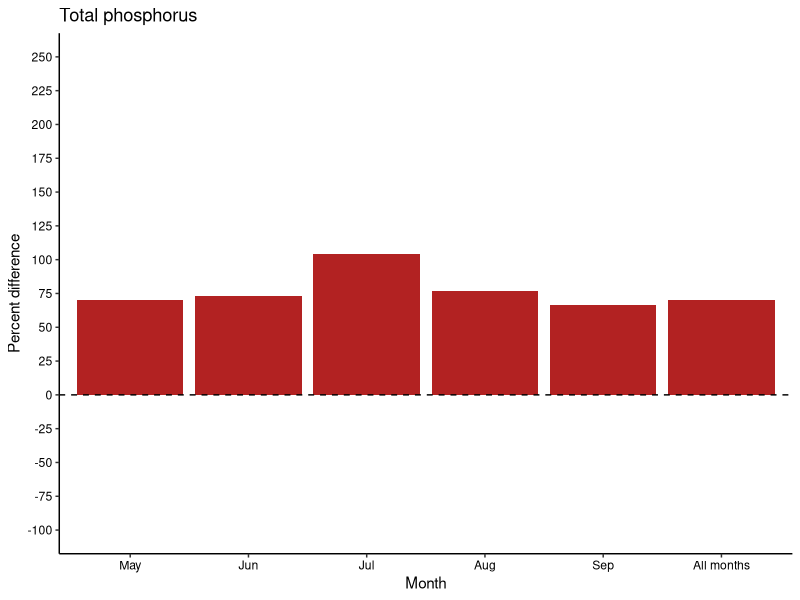
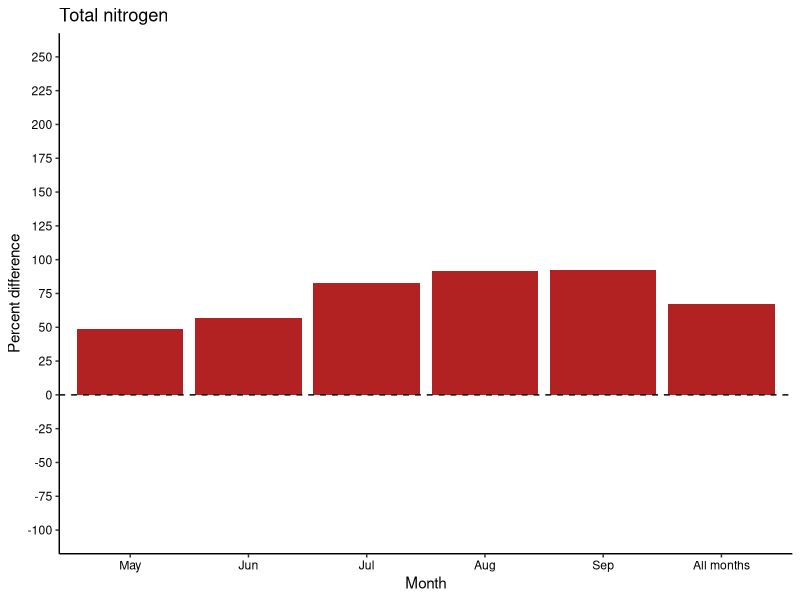
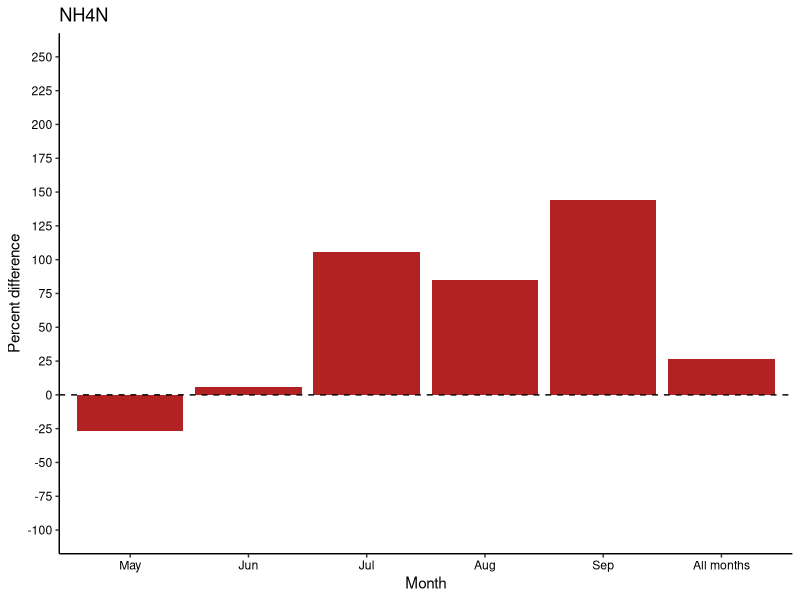
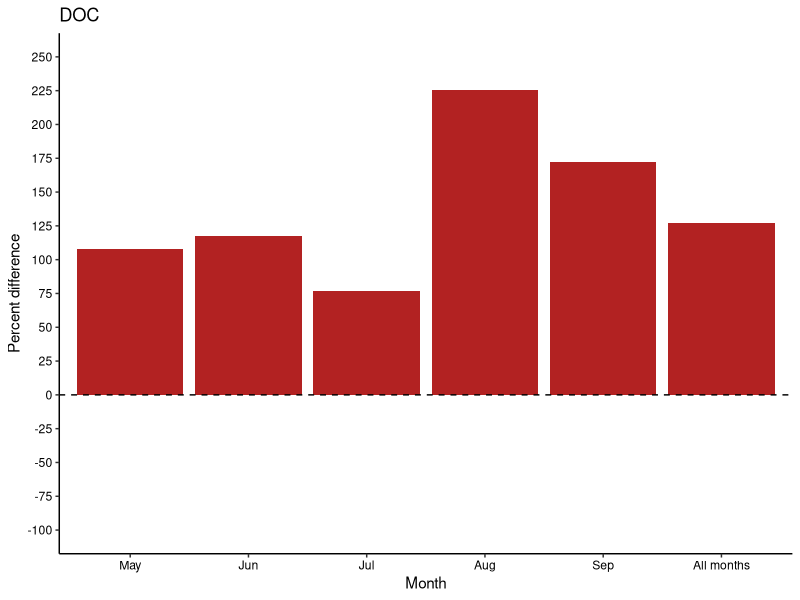
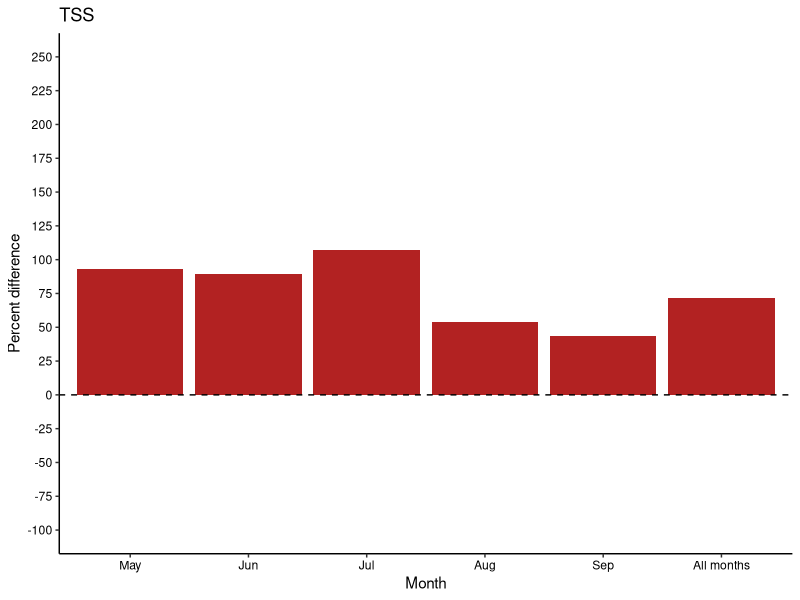
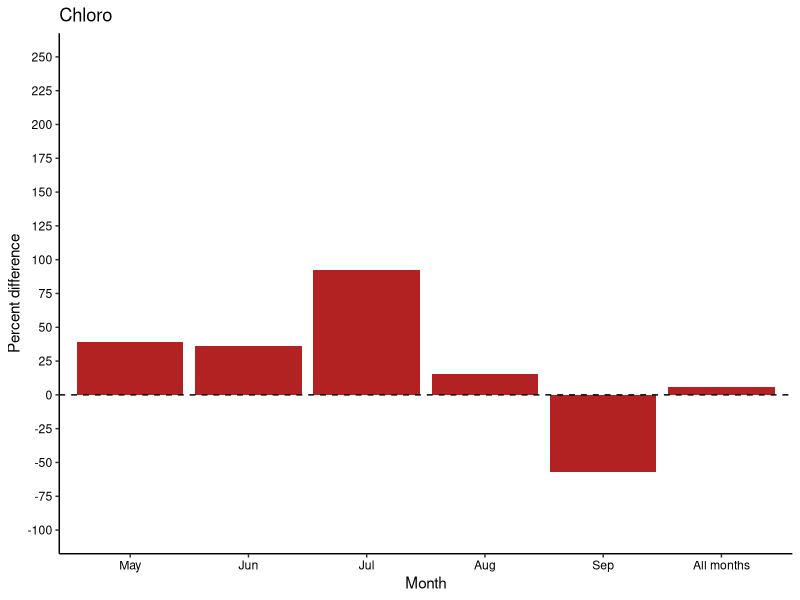
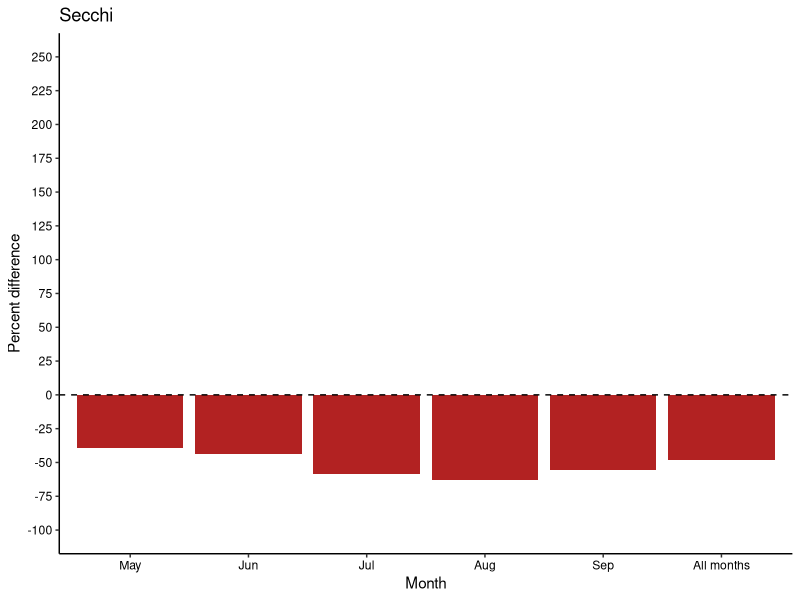
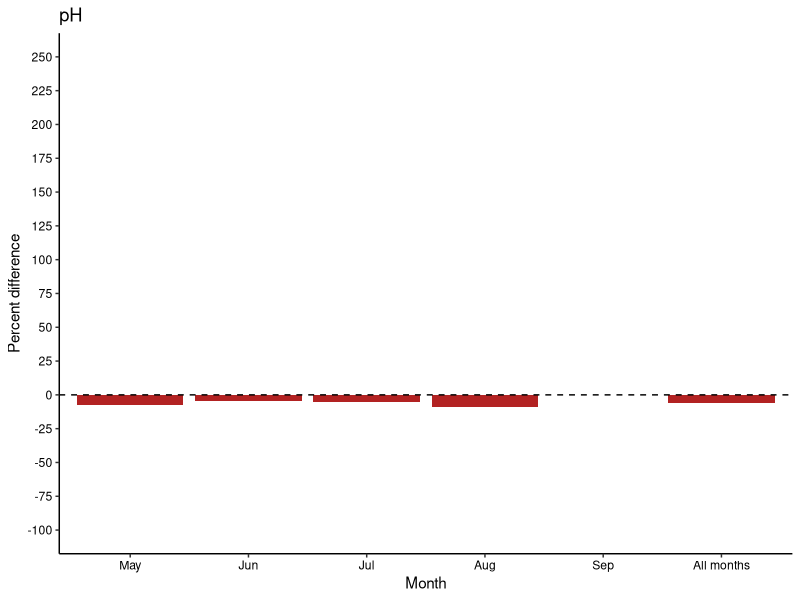

Source code (R) for these figures, in order:
################### Control vs. burned percent change #########################
# Date: 11-17-22
# updated: 12-12-22; rerun with corrected July Teamster TP data
# Author: Ian McCullough, immccull@gmail.com
###############################################################################

#### R libraries ####
library(dplyr)
library(tidyverse)

#### Input data ####
setwd("C:/Users/immcc/Documents/SplashNBurn")

# water quality
waterquality <- read.csv("Data/WaterQuality/combined_lab_field_may_sep.csv")

#### Main program ####
month_order <- c('May','Jun','Jul','Aug','Sep')
common_y_limits <- c(-100,250)
common_y_breaks <- seq(-100,250,25)

## TP
TP <- waterquality[,c('TP_ppb','Month_factor','Type')]
TP_burned <- subset(TP, Type=='Burned')
TP_control <- subset(TP, Type=='Control')
TP_burned_median <- median(TP_burned$TP_ppb, na.rm=T)
TP_control_median <- median(TP_control$TP_ppb, na.rm=T)

TP_byMonth_burned <- TP_burned %>%
  dplyr::group_by(Month_factor) %>%
  dplyr::summarize(TP_MedianBurned=median(TP_ppb, na.rm=T),
                   nTP_burned=sum(!is.na(TP_ppb)))

TP_byMonth_control <- TP_control %>%
  dplyr::group_by(Month_factor) %>%
  dplyr::summarize(TP_MedianControl=median(TP_ppb, na.rm=T),
                   nTP_control=sum(!is.na(TP_ppb)))

TP_byMonth <- merge(TP_byMonth_burned, TP_byMonth_control, by='Month_factor', all=T)
TP_byMonth <- TP_byMonth %>%
  mutate(Month_factor =  factor(Month_factor, levels = month_order)) %>%
  arrange(Month_factor)
TP_byMonth[6,] <- c('All months', TP_burned_median, NA, TP_control_median,NA)
TP_byMonth$Month_factor <- c('May','Jun','Jul','Aug','Sep','All months')
TP_byMonth[,c(2:5)] <- TP_byMonth[,c(2:5)] %>% mutate_if(is.character, as.numeric)
TP_byMonth$TP_MedianDiffPct <- ((TP_byMonth$TP_MedianBurned - TP_byMonth$TP_MedianControl)/TP_byMonth$TP_MedianControl)*100
TP_byMonth$TP_MedianDiffAbs <-  TP_byMonth$TP_MedianBurned - TP_byMonth$TP_MedianControl
TP_byMonth[6,3] <- sum(TP_byMonth$nTP_burned, na.rm=T)
TP_byMonth[6,5] <- sum(TP_byMonth$nTP_control, na.rm=T)
TP_formatted <- data.frame(Month=c(month_order, 'All months'), 
                           TP_burned=paste0(TP_byMonth$TP_MedianBurned, ', ', TP_byMonth$nTP_burned),
                           TP_control=paste0(TP_byMonth$TP_MedianControl, ', ', TP_byMonth$nTP_control),
                           TP_diff=paste0(TP_byMonth$TP_MedianDiffAbs, ', ', round(TP_byMonth$TP_MedianDiffPct,2), '%'))

TP_byMonth$Month_factor <- factor(TP_byMonth$Month_factor ,                                    # Change ordering manually
                  levels = c("May", "Jun", "Jul", "Aug", "Sep","All months"))

# basic plot
ggplot(TP_byMonth, aes(x=Month_factor, y=TP_MedianDiffPct))+
  geom_bar(stat='identity', fill='firebrick')+
  theme_classic()+
  scale_y_continuous('Percent difference',limits=common_y_limits, breaks=common_y_breaks)+
  scale_x_discrete('Month')+
  theme(axis.title.y=element_text(color='black'),
        axis.title.x=element_text(color='black'),
        axis.text.y=element_text(color='black'),
        axis.text.x=element_text(color='black'))+
  ggtitle('Total phosphorus')+
  geom_hline(yintercept = 0, linetype='dashed')


## TN
TN <- waterquality[,c('TN_ppb','Month_factor','Type')]
TN_burned <- subset(TN, Type=='Burned')
TN_control <- subset(TN, Type=='Control')
TN_burned_median <- median(TN_burned$TN_ppb, na.rm=T)
TN_control_median <- median(TN_control$TN_ppb, na.rm=T)

TN_byMonth_burned <- TN_burned %>%
  dplyr::group_by(Month_factor) %>%
  dplyr::summarize(TN_MedianBurned=median(TN_ppb, na.rm=T),
                   nTN_burned=sum(!is.na(TN_ppb)))

TN_byMonth_control <- TN_control %>%
  dplyr::group_by(Month_factor) %>%
  dplyr::summarize(TN_MedianControl=median(TN_ppb, na.rm=T),
                   nTN_control=sum(!is.na(TN_ppb)))

TN_byMonth <- merge(TN_byMonth_burned, TN_byMonth_control, by='Month_factor', all=T)
TN_byMonth <- TN_byMonth %>%
  mutate(Month_factor =  factor(Month_factor, levels = month_order)) %>%
  arrange(Month_factor)
TN_byMonth[6,] <- c('All months', TN_burned_median, NA, TN_control_median,NA)
TN_byMonth$Month_factor <- c('May','Jun','Jul','Aug','Sep','All months')
TN_byMonth[,c(2:5)] <- TN_byMonth[,c(2:5)] %>% mutate_if(is.character, as.numeric)
TN_byMonth$TN_MedianDiffPct <- ((TN_byMonth$TN_MedianBurned - TN_byMonth$TN_MedianControl)/TN_byMonth$TN_MedianControl)*100
TN_byMonth$TN_MedianDiffAbs <-  TN_byMonth$TN_MedianBurned - TN_byMonth$TN_MedianControl
TN_byMonth[6,3] <- sum(TN_byMonth$nTN_burned, na.rm=T)
TN_byMonth[6,5] <- sum(TN_byMonth$nTN_control, na.rm=T)
TN_formatted <- data.frame(Month=c(month_order, 'All months'), 
                           TN_burned=paste0(TN_byMonth$TN_MedianBurned, ', ', TN_byMonth$nTN_burned),
                           TN_control=paste0(TN_byMonth$TN_MedianControl, ', ', TN_byMonth$nTN_control),
                           TN_diff=paste0(TN_byMonth$TN_MedianDiffAbs, ', ', round(TN_byMonth$TN_MedianDiffPct,2), '%'))

TN_byMonth$Month_factor <- factor(TN_byMonth$Month_factor ,                                    # Change ordering manually
                                  levels = c("May", "Jun", "Jul", "Aug", "Sep","All months"))

# basic plot
ggplot(TN_byMonth, aes(x=Month_factor, y=TN_MedianDiffPct))+
  geom_bar(stat='identity', fill='firebrick')+
  theme_classic()+
  scale_y_continuous('Percent difference',limits=common_y_limits, breaks=common_y_breaks)+
  scale_x_discrete('Month')+
  theme(axis.title.y=element_text(color='black'),
        axis.title.x=element_text(color='black'),
        axis.text.y=element_text(color='black'),
        axis.text.x=element_text(color='black'))+
  ggtitle('Total nitrogen')+
  geom_hline(yintercept = 0, linetype='dashed')

# ## NO2NO3 # why so many 0s?
# NO2NO3 <- waterquality[,c('NO2NO3_ppb','Month_factor','Type')]
# NO2NO3_burned <- subset(NO2NO3, Type=='Burned')
# NO2NO3_control <- subset(NO2NO3, Type=='Control')
# 
# NO2NO3_byMonth_burned <- NO2NO3_burned %>%
#   group_by(Month_factor) %>%
#   summarize(NO2NO3_MedianBurned=median(NO2NO3_ppb, na.rm=T))
# 
# NO2NO3_byMonth_control <- NO2NO3_control %>%
#   group_by(Month_factor) %>%
#   summarize(NO2NO3_MedianControl=median(NO2NO3_ppb, na.rm=T))
# 
# NO2NO3_byMonth <- merge(NO2NO3_byMonth_burned, NO2NO3_byMonth_control, by='Month_factor', all=T)
# NO2NO3_byMonth <- NO2NO3_byMonth %>%
#   mutate(Month_factor =  factor(Month_factor, levels = month_order)) %>%
#   arrange(Month_factor)
# NO2NO3_byMonth$NO2NO3_MedianDiff <- ((NO2NO3_byMonth$NO2NO3_MedianBurned - NO2NO3_byMonth$NO2NO3_MedianControl)/NO2NO3_byMonth$NO2NO3_MedianControl)*100
# 
# # basic plot
# ggplot(NO2NO3_byMonth, aes(x=Month_factor, y=NO2NO3_MedianDiff))+
#   geom_bar(stat='identity', fill='firebrick')+
#   theme_classic()+
#   scale_y_continuous('Percent difference',limits=common_y_limits, breaks=common_y_breaks)+
#   scale_x_discrete('Month')+
#   theme(axis.title.y=element_text(color='black'),
#         axis.title.x=element_text(color='black'),
#         axis.text.y=element_text(color='black'),
#         axis.text.x=element_text(color='black'))+
#   ggtitle('NO2NO3')+
#   geom_hline(yintercept = 0, linetype='dashed')


## NH4N
NH4N <- waterquality[,c('NH4N_ppb','Month_factor','Type')]
NH4N_burned <- subset(NH4N, Type=='Burned')
NH4N_control <- subset(NH4N, Type=='Control')
NH4N_burned_median <- median(NH4N_burned$NH4N_ppb, na.rm=T)
NH4N_control_median <- median(NH4N_control$NH4N_ppb, na.rm=T)

NH4N_byMonth_burned <- NH4N_burned %>%
  dplyr::group_by(Month_factor) %>%
  dplyr::summarize(NH4N_MedianBurned=median(NH4N_ppb, na.rm=T),
                   nNH4N_burned=sum(!is.na(NH4N_ppb)))

NH4N_byMonth_control <- NH4N_control %>%
  dplyr::group_by(Month_factor) %>%
  dplyr::summarize(NH4N_MedianControl=median(NH4N_ppb, na.rm=T),
                   nNH4N_control=sum(!is.na(NH4N_ppb)))

NH4N_byMonth <- merge(NH4N_byMonth_burned, NH4N_byMonth_control, by='Month_factor', all=T)
NH4N_byMonth <- NH4N_byMonth %>%
  mutate(Month_factor =  factor(Month_factor, levels = month_order)) %>%
  arrange(Month_factor)
NH4N_byMonth[6,] <- c('All months', NH4N_burned_median, NA, NH4N_control_median,NA)
NH4N_byMonth$Month_factor <- c('May','Jun','Jul','Aug','Sep','All months')
NH4N_byMonth[,c(2:5)] <- NH4N_byMonth[,c(2:5)] %>% mutate_if(is.character, as.numeric)
NH4N_byMonth$NH4N_MedianDiffPct <- ((NH4N_byMonth$NH4N_MedianBurned - NH4N_byMonth$NH4N_MedianControl)/NH4N_byMonth$NH4N_MedianControl)*100
NH4N_byMonth$NH4N_MedianDiffAbs <-  NH4N_byMonth$NH4N_MedianBurned - NH4N_byMonth$NH4N_MedianControl
NH4N_byMonth[6,3] <- sum(NH4N_byMonth$nNH4N_burned, na.rm=T)
NH4N_byMonth[6,5] <- sum(NH4N_byMonth$nNH4N_control, na.rm=T)
NH4N_formatted <- data.frame(Month=c(month_order, 'All months'), 
                             NH4N_burned=paste0(NH4N_byMonth$NH4N_MedianBurned, ', ', NH4N_byMonth$nNH4N_burned),
                             NH4N_control=paste0(NH4N_byMonth$NH4N_MedianControl, ', ', NH4N_byMonth$nNH4N_control),
                             NH4N_diff=paste0(NH4N_byMonth$NH4N_MedianDiffAbs, ', ', round(NH4N_byMonth$NH4N_MedianDiffPct,2), '%'))

NH4N_byMonth$Month_factor <- factor(NH4N_byMonth$Month_factor ,                                    # Change ordering manually
                                    levels = c("May", "Jun", "Jul", "Aug", "Sep","All months"))

# basic plot
ggplot(NH4N_byMonth, aes(x=Month_factor, y=NH4N_MedianDiffPct))+
  geom_bar(stat='identity', fill='firebrick')+
  theme_classic()+
  scale_y_continuous('Percent difference',limits=common_y_limits, breaks=common_y_breaks)+
  scale_x_discrete('Month')+
  theme(axis.title.y=element_text(color='black'),
        axis.title.x=element_text(color='black'),
        axis.text.y=element_text(color='black'),
        axis.text.x=element_text(color='black'))+
  ggtitle('NH4N')+
  geom_hline(yintercept = 0, linetype='dashed')

## DOC
DOC <- waterquality[,c('DOC_ppm','Month_factor','Type')]
DOC_burned <- subset(DOC, Type=='Burned')
DOC_control <- subset(DOC, Type=='Control')
DOC_burned_median <- median(DOC_burned$DOC_ppm, na.rm=T)
DOC_control_median <- median(DOC_control$DOC_ppm, na.rm=T)

DOC_byMonth_burned <- DOC_burned %>%
  dplyr::group_by(Month_factor) %>%
  dplyr::summarize(DOC_MedianBurned=median(DOC_ppm, na.rm=T),
                   nDOC_burned=sum(!is.na(DOC_ppm)))

DOC_byMonth_control <- DOC_control %>%
  dplyr::group_by(Month_factor) %>%
  dplyr::summarize(DOC_MedianControl=median(DOC_ppm, na.rm=T),
                   nDOC_control=sum(!is.na(DOC_ppm)))

DOC_byMonth <- merge(DOC_byMonth_burned, DOC_byMonth_control, by='Month_factor', all=T)
DOC_byMonth <- DOC_byMonth %>%
  mutate(Month_factor =  factor(Month_factor, levels = month_order)) %>%
  arrange(Month_factor)
DOC_byMonth[6,] <- c('All months', DOC_burned_median, NA, DOC_control_median,NA)
DOC_byMonth$Month_factor <- c('May','Jun','Jul','Aug','Sep','All months')
DOC_byMonth[,c(2:5)] <- DOC_byMonth[,c(2:5)] %>% mutate_if(is.character, as.numeric)
DOC_byMonth$DOC_MedianDiffPct <- ((DOC_byMonth$DOC_MedianBurned - DOC_byMonth$DOC_MedianControl)/DOC_byMonth$DOC_MedianControl)*100
DOC_byMonth$DOC_MedianDiffAbs <-  DOC_byMonth$DOC_MedianBurned - DOC_byMonth$DOC_MedianControl
DOC_byMonth[6,3] <- sum(DOC_byMonth$nDOC_burned, na.rm=T)
DOC_byMonth[6,5] <- sum(DOC_byMonth$nDOC_control, na.rm=T)
DOC_formatted <- data.frame(Month=c(month_order, 'All months'), 
                            DOC_burned=paste0(DOC_byMonth$DOC_MedianBurned, ', ', DOC_byMonth$nDOC_burned),
                            DOC_control=paste0(DOC_byMonth$DOC_MedianControl, ', ', DOC_byMonth$nDOC_control),
                            DOC_diff=paste0(DOC_byMonth$DOC_MedianDiffAbs, ', ', round(DOC_byMonth$DOC_MedianDiffPct,2), '%'))

DOC_byMonth$Month_factor <- factor(DOC_byMonth$Month_factor ,                                    # Change ordering manually
                                   levels = c("May", "Jun", "Jul", "Aug", "Sep","All months"))

# basic plot
ggplot(DOC_byMonth, aes(x=Month_factor, y=DOC_MedianDiffPct))+
  geom_bar(stat='identity', fill='firebrick')+
  theme_classic()+
  scale_y_continuous('Percent difference',limits=common_y_limits, breaks=common_y_breaks)+
  scale_x_discrete('Month')+
  theme(axis.title.y=element_text(color='black'),
        axis.title.x=element_text(color='black'),
        axis.text.y=element_text(color='black'),
        axis.text.x=element_text(color='black'))+
  ggtitle('DOC')+
  geom_hline(yintercept = 0, linetype='dashed')


## TSS
TSS <- waterquality[,c('TSS_mgL','Month_factor','Type')]
TSS_burned <- subset(TSS, Type=='Burned')
TSS_control <- subset(TSS, Type=='Control')
TSS_burned_median <- median(TSS_burned$TSS_mgL, na.rm=T)
TSS_control_median <- median(TSS_control$TSS_mgL, na.rm=T)

TSS_byMonth_burned <- TSS_burned %>%
  dplyr::group_by(Month_factor) %>%
  dplyr::summarize(TSS_MedianBurned=median(TSS_mgL, na.rm=T),
                   nTSS_burned=sum(!is.na(TSS_mgL)))

TSS_byMonth_control <- TSS_control %>%
  dplyr::group_by(Month_factor) %>%
  dplyr::summarize(TSS_MedianControl=median(TSS_mgL, na.rm=T),
                   nTSS_control=sum(!is.na(TSS_mgL)))

TSS_byMonth <- merge(TSS_byMonth_burned, TSS_byMonth_control, by='Month_factor', all=T)
TSS_byMonth <- TSS_byMonth %>%
  mutate(Month_factor =  factor(Month_factor, levels = month_order)) %>%
  arrange(Month_factor)
TSS_byMonth[6,] <- c('All months', TSS_burned_median, NA, TSS_control_median,NA)
TSS_byMonth$Month_factor <- c('May','Jun','Jul','Aug','Sep','All months')
TSS_byMonth[,c(2:5)] <- TSS_byMonth[,c(2:5)] %>% mutate_if(is.character, as.numeric)
TSS_byMonth$TSS_MedianDiffPct <- ((TSS_byMonth$TSS_MedianBurned - TSS_byMonth$TSS_MedianControl)/TSS_byMonth$TSS_MedianControl)*100
TSS_byMonth$TSS_MedianDiffAbs <-  TSS_byMonth$TSS_MedianBurned - TSS_byMonth$TSS_MedianControl
TSS_byMonth[6,3] <- sum(TSS_byMonth$nTSS_burned, na.rm=T)
TSS_byMonth[6,5] <- sum(TSS_byMonth$nTSS_control, na.rm=T)
TSS_formatted <- data.frame(Month=c(month_order, 'All months'), 
                            TSS_burned=paste0(TSS_byMonth$TSS_MedianBurned, ', ', TSS_byMonth$nTSS_burned),
                            TSS_control=paste0(TSS_byMonth$TSS_MedianControl, ', ', TSS_byMonth$nTSS_control),
                            TSS_diff=paste0(TSS_byMonth$TSS_MedianDiffAbs, ', ', round(TSS_byMonth$TSS_MedianDiffPct,2), '%'))

TSS_byMonth$Month_factor <- factor(TSS_byMonth$Month_factor ,                                    # Change ordering manually
                                   levels = c("May", "Jun", "Jul", "Aug", "Sep","All months"))

# basic plot
ggplot(TSS_byMonth, aes(x=Month_factor, y=TSS_MedianDiffPct))+
  geom_bar(stat='identity', fill='firebrick')+
  theme_classic()+
  scale_y_continuous('Percent difference',limits=common_y_limits, breaks=common_y_breaks)+
  scale_x_discrete('Month')+
  theme(axis.title.y=element_text(color='black'),
        axis.title.x=element_text(color='black'),
        axis.text.y=element_text(color='black'),
        axis.text.x=element_text(color='black'))+
  ggtitle('TSS')+
  geom_hline(yintercept = 0, linetype='dashed')


## Chloro
Chloro <- waterquality[,c('Chloro_ppb','Month_factor','Type')]
Chloro_burned <- subset(Chloro, Type=='Burned')
Chloro_control <- subset(Chloro, Type=='Control')
Chloro_burned_median <- median(Chloro_burned$Chloro_ppb, na.rm=T)
Chloro_control_median <- median(Chloro_control$Chloro_ppb, na.rm=T)

Chloro_byMonth_burned <- Chloro_burned %>%
  dplyr::group_by(Month_factor) %>%
  dplyr::summarize(Chloro_MedianBurned=median(Chloro_ppb, na.rm=T),
                   nChloro_burned=sum(!is.na(Chloro_ppb)))

Chloro_byMonth_control <- Chloro_control %>%
  dplyr::group_by(Month_factor) %>%
  dplyr::summarize(Chloro_MedianControl=median(Chloro_ppb, na.rm=T),
                   nChloro_control=sum(!is.na(Chloro_ppb)))

Chloro_byMonth <- merge(Chloro_byMonth_burned, Chloro_byMonth_control, by='Month_factor', all=T)
Chloro_byMonth <- Chloro_byMonth %>%
  mutate(Month_factor =  factor(Month_factor, levels = month_order)) %>%
  arrange(Month_factor)
Chloro_byMonth[6,] <- c('All months', Chloro_burned_median, NA, Chloro_control_median,NA)
Chloro_byMonth$Month_factor <- c('May','Jun','Jul','Aug','Sep','All months')
Chloro_byMonth[,c(2:5)] <- Chloro_byMonth[,c(2:5)] %>% mutate_if(is.character, as.numeric)
Chloro_byMonth$Chloro_MedianDiffPct <- ((Chloro_byMonth$Chloro_MedianBurned - Chloro_byMonth$Chloro_MedianControl)/Chloro_byMonth$Chloro_MedianControl)*100
Chloro_byMonth$Chloro_MedianDiffAbs <-  Chloro_byMonth$Chloro_MedianBurned - Chloro_byMonth$Chloro_MedianControl
Chloro_byMonth[6,3] <- sum(Chloro_byMonth$nChloro_burned, na.rm=T)
Chloro_byMonth[6,5] <- sum(Chloro_byMonth$nChloro_control, na.rm=T)
Chloro_formatted <- data.frame(Month=c(month_order, 'All months'), 
                               Chloro_burned=paste0(Chloro_byMonth$Chloro_MedianBurned, ', ', Chloro_byMonth$nChloro_burned),
                               Chloro_control=paste0(Chloro_byMonth$Chloro_MedianControl, ', ', Chloro_byMonth$nChloro_control),
                               Chloro_diff=paste0(Chloro_byMonth$Chloro_MedianDiffAbs, ', ', round(Chloro_byMonth$Chloro_MedianDiffPct,2), '%'))

Chloro_byMonth$Month_factor <- factor(Chloro_byMonth$Month_factor ,                                    # Change ordering manually
                                      levels = c("May", "Jun", "Jul", "Aug", "Sep","All months"))

# basic plot
ggplot(Chloro_byMonth, aes(x=Month_factor, y=Chloro_MedianDiffPct))+
  geom_bar(stat='identity', fill='firebrick')+
  theme_classic()+
  scale_y_continuous('Percent difference',limits=common_y_limits, breaks=common_y_breaks)+
  scale_x_discrete('Month')+
  theme(axis.title.y=element_text(color='black'),
        axis.title.x=element_text(color='black'),
        axis.text.y=element_text(color='black'),
        axis.text.x=element_text(color='black'))+
  ggtitle('Chloro')+
  geom_hline(yintercept = 0, linetype='dashed')


## Secchi
Secchi <- waterquality[,c('SecchiDepth_m','Month_factor','Type')]
Secchi_burned <- subset(Secchi, Type=='Burned')
Secchi_control <- subset(Secchi, Type=='Control')
Secchi_burned_median <- median(Secchi_burned$SecchiDepth_m, na.rm=T)
Secchi_control_median <- median(Secchi_control$SecchiDepth_m, na.rm=T)

Secchi_byMonth_burned <- Secchi_burned %>%
  dplyr::group_by(Month_factor) %>%
  dplyr::summarize(Secchi_MedianBurned=median(SecchiDepth_m, na.rm=T),
                   nSecchi_burned=sum(!is.na(SecchiDepth_m)))

Secchi_byMonth_control <- Secchi_control %>%
  dplyr::group_by(Month_factor) %>%
  dplyr::summarize(Secchi_MedianControl=median(SecchiDepth_m, na.rm=T),
                   nSecchi_control=sum(!is.na(SecchiDepth_m)))

Secchi_byMonth <- merge(Secchi_byMonth_burned, Secchi_byMonth_control, by='Month_factor', all=T)
Secchi_byMonth <- Secchi_byMonth %>%
  mutate(Month_factor =  factor(Month_factor, levels = month_order)) %>%
  arrange(Month_factor)
Secchi_byMonth[6,] <- c('All months', Secchi_burned_median, NA, Secchi_control_median,NA)
Secchi_byMonth$Month_factor <- c('May','Jun','Jul','Aug','Sep','All months')
Secchi_byMonth[,c(2:5)] <- Secchi_byMonth[,c(2:5)] %>% mutate_if(is.character, as.numeric)
Secchi_byMonth$Secchi_MedianDiffPct <- ((Secchi_byMonth$Secchi_MedianBurned - Secchi_byMonth$Secchi_MedianControl)/Secchi_byMonth$Secchi_MedianControl)*100
Secchi_byMonth$Secchi_MedianDiffAbs <-  Secchi_byMonth$Secchi_MedianBurned - Secchi_byMonth$Secchi_MedianControl
Secchi_byMonth[6,3] <- sum(Secchi_byMonth$nSecchi_burned, na.rm=T)
Secchi_byMonth[6,5] <- sum(Secchi_byMonth$nSecchi_control, na.rm=T)
Secchi_formatted <- data.frame(Month=c(month_order, 'All months'), 
                               Secchi_burned=paste0(Secchi_byMonth$Secchi_MedianBurned, ', ', Secchi_byMonth$nSecchi_burned),
                               Secchi_control=paste0(Secchi_byMonth$Secchi_MedianControl, ', ', Secchi_byMonth$nSecchi_control),
                               Secchi_diff=paste0(Secchi_byMonth$Secchi_MedianDiffAbs, ', ', round(Secchi_byMonth$Secchi_MedianDiffPct,2), '%'))

Secchi_byMonth$Month_factor <- factor(Secchi_byMonth$Month_factor ,                                    # Change ordering manually
                                      levels = c("May", "Jun", "Jul", "Aug", "Sep","All months"))

# basic plot
ggplot(Secchi_byMonth, aes(x=Month_factor, y=Secchi_MedianDiffPct))+
  geom_bar(stat='identity', fill='firebrick')+
  theme_classic()+
  scale_y_continuous('Percent difference',limits=common_y_limits, breaks=common_y_breaks)+
  scale_x_discrete('Month')+
  theme(axis.title.y=element_text(color='black'),
        axis.title.x=element_text(color='black'),
        axis.text.y=element_text(color='black'),
        axis.text.x=element_text(color='black'))+
  ggtitle('Secchi')+
  geom_hline(yintercept = 0, linetype='dashed')


## pH
pH <- waterquality[,c('pH','Month_factor','Type')]
pH_burned <- subset(pH, Type=='Burned')
pH_control <- subset(pH, Type=='Control')
pH_burned_median <- median(pH_burned$pH, na.rm=T)
pH_control_median <- median(pH_control$pH, na.rm=T)

pH_byMonth_burned <- pH_burned %>%
  dplyr::group_by(Month_factor) %>%
  dplyr::summarize(pH_MedianBurned=median(pH, na.rm=T),
                   npH_burned=sum(!is.na(pH)))

pH_byMonth_control <- pH_control %>%
  dplyr::group_by(Month_factor) %>%
  dplyr::summarize(pH_MedianControl=median(pH, na.rm=T),
                   npH_control=sum(!is.na(pH)))

pH_byMonth <- merge(pH_byMonth_burned, pH_byMonth_control, by='Month_factor', all=T)
pH_byMonth <- pH_byMonth %>%
  mutate(Month_factor =  factor(Month_factor, levels = month_order)) %>%
  arrange(Month_factor)
pH_byMonth[6,] <- c('All months', pH_burned_median, NA, pH_control_median,NA)
pH_byMonth$Month_factor <- c('May','Jun','Jul','Aug','Sep','All months')
pH_byMonth[,c(2:5)] <- pH_byMonth[,c(2:5)] %>% mutate_if(is.character, as.numeric)
pH_byMonth$pH_MedianDiffPct <- ((pH_byMonth$pH_MedianBurned - pH_byMonth$pH_MedianControl)/pH_byMonth$pH_MedianControl)*100
pH_byMonth$pH_MedianDiffAbs <-  pH_byMonth$pH_MedianBurned - pH_byMonth$pH_MedianControl
pH_byMonth[6,3] <- sum(pH_byMonth$npH_burned, na.rm=T)
pH_byMonth[6,5] <- sum(pH_byMonth$npH_control, na.rm=T)
pH_formatted <- data.frame(Month=c(month_order, 'All months'), 
                           pH_burned=paste0(pH_byMonth$pH_MedianBurned, ', ', pH_byMonth$npH_burned),
                           pH_control=paste0(pH_byMonth$pH_MedianControl, ', ', pH_byMonth$npH_control),
                           pH_diff=paste0(pH_byMonth$pH_MedianDiffAbs, ', ', round(pH_byMonth$pH_MedianDiffPct,2), '%'))

pH_byMonth$Month_factor <- factor(pH_byMonth$Month_factor ,                                    # Change ordering manually
                                  levels = c("May", "Jun", "Jul", "Aug", "Sep","All months"))

# basic plot
ggplot(pH_byMonth, aes(x=Month_factor, y=pH_MedianDiffPct))+
  geom_bar(stat='identity', fill='firebrick')+
  theme_classic()+
  scale_y_continuous('Percent difference',limits=common_y_limits, breaks=common_y_breaks)+
  scale_x_discrete('Month')+
  theme(axis.title.y=element_text(color='black'),
        axis.title.x=element_text(color='black'),
        axis.text.y=element_text(color='black'),
        axis.text.x=element_text(color='black'))+
  ggtitle('pH')+
  geom_hline(yintercept = 0, linetype='dashed')

## WaterTemp_C
WaterTemp_C <- waterquality[,c('WaterTemp_C','Month_factor','Type')]
WaterTemp_C_burned <- subset(WaterTemp_C, Type=='Burned')
WaterTemp_C_control <- subset(WaterTemp_C, Type=='Control')
WaterTemp_C_burned_median <- median(WaterTemp_C_burned$WaterTemp_C, na.rm=T)
WaterTemp_C_control_median <- median(WaterTemp_C_control$WaterTemp_C, na.rm=T)

WaterTemp_C_byMonth_burned <- WaterTemp_C_burned %>%
  dplyr::group_by(Month_factor) %>%
  dplyr::summarize(WaterTemp_C_MedianBurned=median(WaterTemp_C, na.rm=T),
                   nWaterTemp_C_burned=sum(!is.na(WaterTemp_C)))

WaterTemp_C_byMonth_control <- WaterTemp_C_control %>%
  dplyr::group_by(Month_factor) %>%
  dplyr::summarize(WaterTemp_C_MedianControl=median(WaterTemp_C, na.rm=T),
                   nWaterTemp_C_control=sum(!is.na(WaterTemp_C)))

WaterTemp_C_byMonth <- merge(WaterTemp_C_byMonth_burned, WaterTemp_C_byMonth_control, by='Month_factor', all=T)
WaterTemp_C_byMonth <- WaterTemp_C_byMonth %>%
  mutate(Month_factor =  factor(Month_factor, levels = month_order)) %>%
  arrange(Month_factor)
WaterTemp_C_byMonth[6,] <- c('All months', WaterTemp_C_burned_median, NA, WaterTemp_C_control_median,NA)
WaterTemp_C_byMonth$Month_factor <- c('May','Jun','Jul','Aug','Sep','All months')
WaterTemp_C_byMonth[,c(2:5)] <- WaterTemp_C_byMonth[,c(2:5)] %>% mutate_if(is.character, as.numeric)
WaterTemp_C_byMonth$WaterTemp_C_MedianDiffPct <- ((WaterTemp_C_byMonth$WaterTemp_C_MedianBurned - WaterTemp_C_byMonth$WaterTemp_C_MedianControl)/WaterTemp_C_byMonth$WaterTemp_C_MedianControl)*100
WaterTemp_C_byMonth$WaterTemp_C_MedianDiffAbs <-  WaterTemp_C_byMonth$WaterTemp_C_MedianBurned - WaterTemp_C_byMonth$WaterTemp_C_MedianControl
WaterTemp_C_byMonth[6,3] <- sum(WaterTemp_C_byMonth$nWaterTemp_C_burned, na.rm=T)
WaterTemp_C_byMonth[6,5] <- sum(WaterTemp_C_byMonth$nWaterTemp_C_control, na.rm=T)
WaterTemp_C_formatted <- data.frame(Month=c(month_order, 'All months'), 
                                    WaterTemp_C_burned=paste0(WaterTemp_C_byMonth$WaterTemp_C_MedianBurned, ', ', WaterTemp_C_byMonth$nWaterTemp_C_burned),
                                    WaterTemp_C_control=paste0(WaterTemp_C_byMonth$WaterTemp_C_MedianControl, ', ', WaterTemp_C_byMonth$nWaterTemp_C_control),
                                    WaterTemp_C_diff=paste0(WaterTemp_C_byMonth$WaterTemp_C_MedianDiffAbs, ', ', round(WaterTemp_C_byMonth$WaterTemp_C_MedianDiffPct,2), '%'))

WaterTemp_C_byMonth$Month_factor <- factor(WaterTemp_C_byMonth$Month_factor ,                                    # Change ordering manually
                                           levels = c("May", "Jun", "Jul", "Aug", "Sep","All months"))

# basic plot
ggplot(WaterTemp_C_byMonth, aes(x=Month_factor, y=WaterTemp_C_MedianDiffPct))+
  geom_bar(stat='identity', fill='firebrick')+
  theme_classic()+
  scale_y_continuous('Percent difference',limits=common_y_limits, breaks=common_y_breaks)+
  scale_x_discrete('Month')+
  theme(axis.title.y=element_text(color='black'),
        axis.title.x=element_text(color='black'),
        axis.text.y=element_text(color='black'),
        axis.text.x=element_text(color='black'))+
  ggtitle('WaterTemp_C')+
  geom_hline(yintercept = 0, linetype='dashed')


## SpecCond_uScm
SpecCond_uScm <- waterquality[,c('SpecCond_uScm','Month_factor','Type')]
SpecCond_uScm_burned <- subset(SpecCond_uScm, Type=='Burned')
SpecCond_uScm_control <- subset(SpecCond_uScm, Type=='Control')
SpecCond_uScm_burned_median <- median(SpecCond_uScm_burned$SpecCond_uScm, na.rm=T)
SpecCond_uScm_control_median <- median(SpecCond_uScm_control$SpecCond_uScm, na.rm=T)

SpecCond_uScm_byMonth_burned <- SpecCond_uScm_burned %>%
  dplyr::group_by(Month_factor) %>%
  dplyr::summarize(SpecCond_uScm_MedianBurned=median(SpecCond_uScm, na.rm=T),
                   nSpecCond_uScm_burned=sum(!is.na(SpecCond_uScm)))

SpecCond_uScm_byMonth_control <- SpecCond_uScm_control %>%
  dplyr::group_by(Month_factor) %>%
  dplyr::summarize(SpecCond_uScm_MedianControl=median(SpecCond_uScm, na.rm=T),
                   nSpecCond_uScm_control=sum(!is.na(SpecCond_uScm)))

SpecCond_uScm_byMonth <- merge(SpecCond_uScm_byMonth_burned, SpecCond_uScm_byMonth_control, by='Month_factor', all=T)
SpecCond_uScm_byMonth <- SpecCond_uScm_byMonth %>%
  mutate(Month_factor =  factor(Month_factor, levels = month_order)) %>%
  arrange(Month_factor)
SpecCond_uScm_byMonth[6,] <- c('All months', SpecCond_uScm_burned_median, NA, SpecCond_uScm_control_median,NA)
SpecCond_uScm_byMonth$Month_factor <- c('May','Jun','Jul','Aug','Sep','All months')
SpecCond_uScm_byMonth[,c(2:5)] <- SpecCond_uScm_byMonth[,c(2:5)] %>% mutate_if(is.character, as.numeric)
SpecCond_uScm_byMonth$SpecCond_uScm_MedianDiffPct <- ((SpecCond_uScm_byMonth$SpecCond_uScm_MedianBurned - SpecCond_uScm_byMonth$SpecCond_uScm_MedianControl)/SpecCond_uScm_byMonth$SpecCond_uScm_MedianControl)*100
SpecCond_uScm_byMonth$SpecCond_uScm_MedianDiffAbs <-  SpecCond_uScm_byMonth$SpecCond_uScm_MedianBurned - SpecCond_uScm_byMonth$SpecCond_uScm_MedianControl
SpecCond_uScm_byMonth[6,3] <- sum(SpecCond_uScm_byMonth$nSpecCond_uScm_burned, na.rm=T)
SpecCond_uScm_byMonth[6,5] <- sum(SpecCond_uScm_byMonth$nSpecCond_uScm_control, na.rm=T)
SpecCond_uScm_formatted <- data.frame(Month=c(month_order, 'All months'), 
                                      SpecCond_uScm_burned=paste0(SpecCond_uScm_byMonth$SpecCond_uScm_MedianBurned, ', ', SpecCond_uScm_byMonth$nSpecCond_uScm_burned),
                                      SpecCond_uScm_control=paste0(SpecCond_uScm_byMonth$SpecCond_uScm_MedianControl, ', ', SpecCond_uScm_byMonth$nSpecCond_uScm_control),
                                      SpecCond_uScm_diff=paste0(SpecCond_uScm_byMonth$SpecCond_uScm_MedianDiffAbs, ', ', round(SpecCond_uScm_byMonth$SpecCond_uScm_MedianDiffPct,2), '%'))

SpecCond_uScm_byMonth$Month_factor <- factor(SpecCond_uScm_byMonth$Month_factor ,                                    # Change ordering manually
                                             levels = c("May", "Jun", "Jul", "Aug", "Sep","All months"))

# basic plot
ggplot(SpecCond_uScm_byMonth, aes(x=Month_factor, y=SpecCond_uScm_MedianDiffPct))+
  geom_bar(stat='identity', fill='firebrick')+
  theme_classic()+
  scale_y_continuous('Percent difference',limits=common_y_limits, breaks=common_y_breaks)+
  scale_x_discrete('Month')+
  theme(axis.title.y=element_text(color='black'),
        axis.title.x=element_text(color='black'),
        axis.text.y=element_text(color='black'),
        axis.text.x=element_text(color='black'))+
  ggtitle('SpecCond_uScm')+
  geom_hline(yintercept = 0, linetype='dashed')

## ANC
ANC_mgCaCO3L <- waterquality[,c('ANC_mgCaCO3L','Month_factor','Type')]
ANC_mgCaCO3L_burned <- subset(ANC_mgCaCO3L, Type=='Burned')
ANC_mgCaCO3L_control <- subset(ANC_mgCaCO3L, Type=='Control')
ANC_mgCaCO3L_burned_median <- median(ANC_mgCaCO3L_burned$ANC_mgCaCO3L, na.rm=T)
ANC_mgCaCO3L_control_median <- median(ANC_mgCaCO3L_control$ANC_mgCaCO3L, na.rm=T)

ANC_mgCaCO3L_byMonth_burned <- ANC_mgCaCO3L_burned %>%
  dplyr::group_by(Month_factor) %>%
  dplyr::summarize(ANC_mgCaCO3L_MedianBurned=median(ANC_mgCaCO3L, na.rm=T),
                   nANC_mgCaCO3L_burned=sum(!is.na(ANC_mgCaCO3L)))

ANC_mgCaCO3L_byMonth_control <- ANC_mgCaCO3L_control %>%
  dplyr::group_by(Month_factor) %>%
  dplyr::summarize(ANC_mgCaCO3L_MedianControl=median(ANC_mgCaCO3L, na.rm=T),
                   nANC_mgCaCO3L_control=sum(!is.na(ANC_mgCaCO3L)))

ANC_mgCaCO3L_byMonth <- merge(ANC_mgCaCO3L_byMonth_burned, ANC_mgCaCO3L_byMonth_control, by='Month_factor', all=T)
ANC_mgCaCO3L_byMonth <- ANC_mgCaCO3L_byMonth %>%
  mutate(Month_factor =  factor(Month_factor, levels = month_order)) %>%
  arrange(Month_factor)
ANC_mgCaCO3L_byMonth[6,] <- c('All months', ANC_mgCaCO3L_burned_median, NA, ANC_mgCaCO3L_control_median,NA)
ANC_mgCaCO3L_byMonth$Month_factor <- c('May','Jun','Jul','Aug','Sep','All months')
ANC_mgCaCO3L_byMonth[,c(2:5)] <- ANC_mgCaCO3L_byMonth[,c(2:5)] %>% mutate_if(is.character, as.numeric)
ANC_mgCaCO3L_byMonth$ANC_mgCaCO3L_MedianDiffPct <- ((ANC_mgCaCO3L_byMonth$ANC_mgCaCO3L_MedianBurned - ANC_mgCaCO3L_byMonth$ANC_mgCaCO3L_MedianControl)/ANC_mgCaCO3L_byMonth$ANC_mgCaCO3L_MedianControl)*100
ANC_mgCaCO3L_byMonth$ANC_mgCaCO3L_MedianDiffAbs <-  ANC_mgCaCO3L_byMonth$ANC_mgCaCO3L_MedianBurned - ANC_mgCaCO3L_byMonth$ANC_mgCaCO3L_MedianControl
ANC_mgCaCO3L_byMonth[6,3] <- sum(ANC_mgCaCO3L_byMonth$nANC_mgCaCO3L_burned, na.rm=T)
ANC_mgCaCO3L_byMonth[6,5] <- sum(ANC_mgCaCO3L_byMonth$nANC_mgCaCO3L_control, na.rm=T)
ANC_mgCaCO3L_formatted <- data.frame(Month=c(month_order, 'All months'), 
                                     ANC_mgCaCO3L_burned=paste0(ANC_mgCaCO3L_byMonth$ANC_mgCaCO3L_MedianBurned, ', ', ANC_mgCaCO3L_byMonth$nANC_mgCaCO3L_burned),
                                     ANC_mgCaCO3L_control=paste0(ANC_mgCaCO3L_byMonth$ANC_mgCaCO3L_MedianControl, ', ', ANC_mgCaCO3L_byMonth$nANC_mgCaCO3L_control),
                                     ANC_mgCaCO3L_diff=paste0(ANC_mgCaCO3L_byMonth$ANC_mgCaCO3L_MedianDiffAbs, ', ', round(ANC_mgCaCO3L_byMonth$ANC_mgCaCO3L_MedianDiffPct,2), '%'))

ANC_mgCaCO3L_byMonth$Month_factor <- factor(ANC_mgCaCO3L_byMonth$Month_factor ,                                    # Change ordering manually
                                            levels = c("May", "Jun", "Jul", "Aug", "Sep","All months"))

# basic plot
ggplot(ANC_mgCaCO3L_byMonth, aes(x=Month_factor, y=ANC_mgCaCO3L_MedianDiffPct))+
  geom_bar(stat='identity', fill='firebrick')+
  theme_classic()+
  scale_y_continuous('Percent difference',limits=common_y_limits, breaks=common_y_breaks)+
  scale_x_discrete('Month')+
  theme(axis.title.y=element_text(color='black'),
        axis.title.x=element_text(color='black'),
        axis.text.y=element_text(color='black'),
        axis.text.x=element_text(color='black'))+
  ggtitle('ANC_mgCaCO3L')+
  geom_hline(yintercept = 0, linetype='dashed')

## combine for export

#put all data frames into list
df_list <- list(TP_formatted, TN_formatted, DOC_formatted, TSS_formatted,
                Chloro_formatted, Secchi_formatted, pH_formatted, ANC_mgCaCO3L_formatted,
                SpecCond_uScm_formatted, NH4N_formatted, WaterTemp_C_formatted)

#merge all data frames in list
bigmamatable <- df_list %>% reduce(full_join, by='Month')
#write.csv(bigmamatable, file='Data/WaterQuality/burned_control_change_summary.csv', row.names=F)
